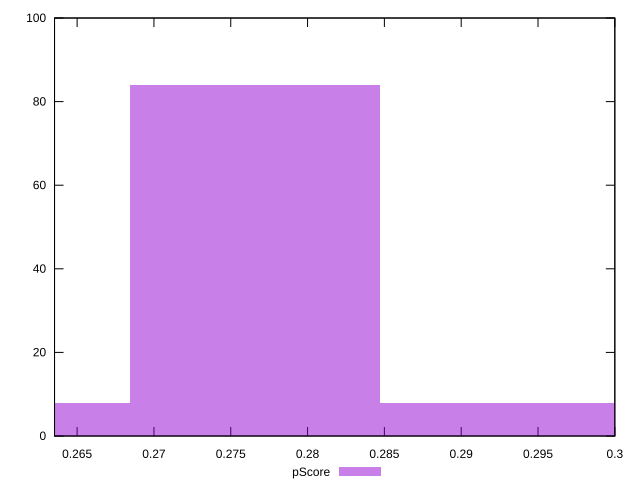

Write the gnuplot code that produced this figure.
reset

$pScore <<EOF
0.27658536699642766 84
0.2603156395260496 8
0.2928550944668058 8
EOF

set key outside below
set boxwidth 0.0162697274703781
set xrange [0.2635294117647059:0.3]
set yrange [0:100]
set trange [0:100]
set style fill transparent solid 0.5 noborder
set terminal svg size 640, 490 enhanced background rgb 'white'
set output "report_00023_2021-02-20T12:14:57.249Z/uses-text-compression/samples/pages+cached+noadtech/pScore/histogram.svg"

plot $pScore title "pScore" with boxes

reset
